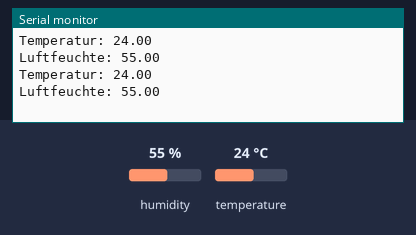
A sketch run on a simulated ESP8266 (NodeMCU). Shown: the last lines printed to the serial monitor. The inputs (shaded band) are chosen by the test bench; at power-on: humidity 55 %, temperature 24 °C.

Above: at 2.8 s.
2.9 s: humidity set to 22 %
At 5.2 s:
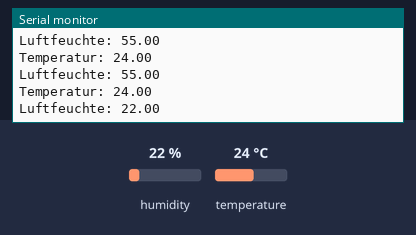
5.6 s: temperature set to 12 °C
At 6.9 s:
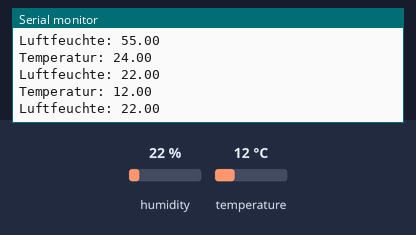
8.3 s: humidity set to 40 %
At 10.4 s:
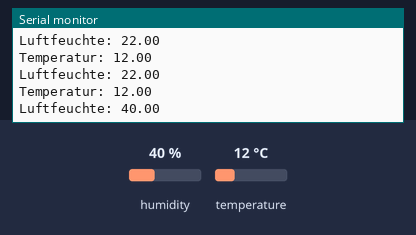
Timing chart, 0 to 11.9 s (numbered marks = the images above; inputs shaded):
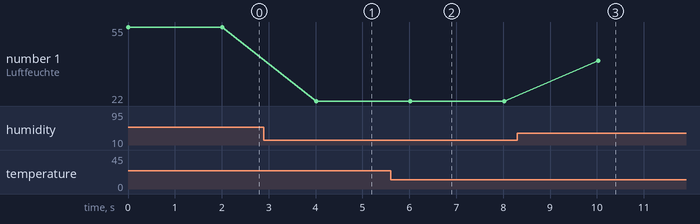

Measured:
- after the input at 2.9 s, the serial monitor: prints a new line after 1.1 s (image 1)
- after the input at 5.6 s, the serial monitor: prints a new line after 0.42 s (image 2)
- after the input at 8.3 s, the serial monitor: prints a new line after 1.7 s (image 3)
- plotted number 1: 55 → 22 after the input at 2.9 s, 22 → 40 after the input at 8.3 s

The sketch:

210207_Sensorread.ino
```cpp
//Wer
//Wann
//Beschreibung des Codes und Bauteile

#include "DHT.h"                              //Library für die DHT Sensoren
#define DHTTYPE DHT22                         //Ab hier wird geladene Bib genutzt. Definition des DHT Types (Tempsensor)
const int DHT22PIN = D1;                      //Namensgebung des Pins; Hinweis: Konstanten immer komplett groß schreiben
DHT temp_sens(DHT22PIN, DHTTYPE);             //Benennung und Verknüpfung des Pins plus dem Typ des DHT22

void setup() {
  Serial.begin(9600);                         //Serieller Port wird geöffnet
  temp_sens.begin();                          //Initialisiert Tempsensor DHT22
}
void loop() {
  float temp = temp_sens.readTemperature();   //Variable temp entspricht gelesenen Temp-Werten
  float hum = temp_sens.readHumidity();       //Variable hum entspricht gelesenen Humidity-Werten
  Serial.print("Temperatur: ");
  Serial.println(temp);
  Serial.print("Luftfeuchte: ");
  Serial.println(hum);                        //Ausgabendefinition
  delay(2000);                                //Delay, damit Daten nicht zu schnell gesendet werden
}
```
